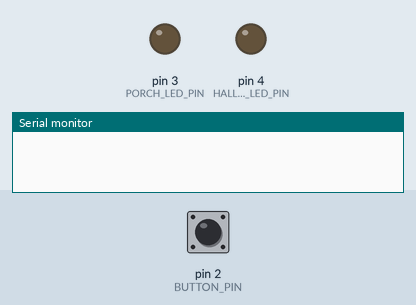
This sketch was run on a simulated Arduino Uno, built with avr-gcc and run on an emulated ATmega328P. On the bench: output pins drawn as LEDs (lit = HIGH), the last lines printed to the serial monitor. The inputs (shaded band) are chosen by the test bench; at power-on: pin 2 (BUTTON_PIN) HIGH.

Above: at 1.2 s.
1.3 s: pin 2 (BUTTON_PIN) pulled LOW for 0.15 s
At 1.9 s:
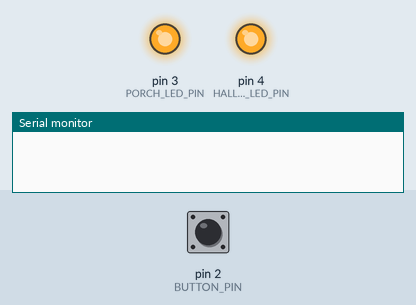
At 32.5 s:
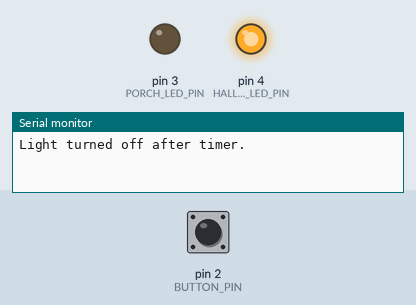
Timing chart, 0 to 32.9 s (numbered marks = the images above; inputs shaded):
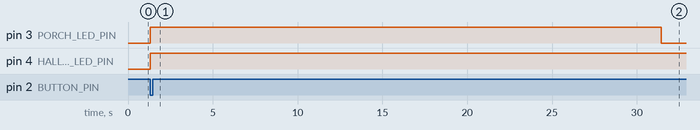

Measured:
- after the input at 1.3 s, pin 3 (PORCH_LED_PIN): LOW → HIGH at once, → LOW 30.1 s later; pin 4 (HALLWAY_LED_PIN): LOW → HIGH at once

The sketch:

Task1.1Lights_ON.ino
```cpp
// --- Pin definitions ---
const int BUTTON_PIN = 2;
const int PORCH_LED_PIN = 3;
const int HALLWAY_LED_PIN = 4;

// --- Time settings (milliseconds) ---
const unsigned long PORCH_DURATION = 30000;
const unsigned long HALLWAY_DURATION = 60000;

// --- Light state variables ---
bool porchIsOn = false;
bool hallwayIsOn = false;

unsigned long porchStartTime = 0;
unsigned long hallwayStartTime = 0;

void setup() {
  initHardware();
  Serial.begin(9600);
}

void loop() {
  checkButton();

  manageLight(PORCH_LED_PIN, porchIsOn, porchStartTime, PORCH_DURATION);
  manageLight(HALLWAY_LED_PIN, hallwayIsOn, hallwayStartTime, HALLWAY_DURATION);
}

// =========================
// MODULE FUNCTIONS
// =========================

// setup pins
void initHardware() {

  pinMode(BUTTON_PIN, INPUT_PULLUP);

  pinMode(PORCH_LED_PIN, OUTPUT);
  pinMode(HALLWAY_LED_PIN, OUTPUT);

  digitalWrite(PORCH_LED_PIN, LOW);
  digitalWrite(HALLWAY_LED_PIN, LOW);
}

// check if button is pressed
void checkButton() {
  if (digitalRead(BUTTON_PIN) == LOW) {
    turnOnLight(PORCH_LED_PIN, porchIsOn, porchStartTime);
    turnOnLight(HALLWAY_LED_PIN, hallwayIsOn, hallwayStartTime);
  }
}

// reusable function to turn on a light
void turnOnLight(int ledPin, bool &lightState, unsigned long &startTime) {

  digitalWrite(ledPin, HIGH);

  lightState = true;
  startTime = millis();
}

// reusable timer manager
void manageLight(int ledPin, bool &lightState, unsigned long &startTime, unsigned long duration) {

  unsigned long currentTime = millis();

  if (lightState && (currentTime - startTime >= duration)) {

    digitalWrite(ledPin, LOW);
    lightState = false;

    Serial.println("Light turned off after timer.");
  }
}
```
